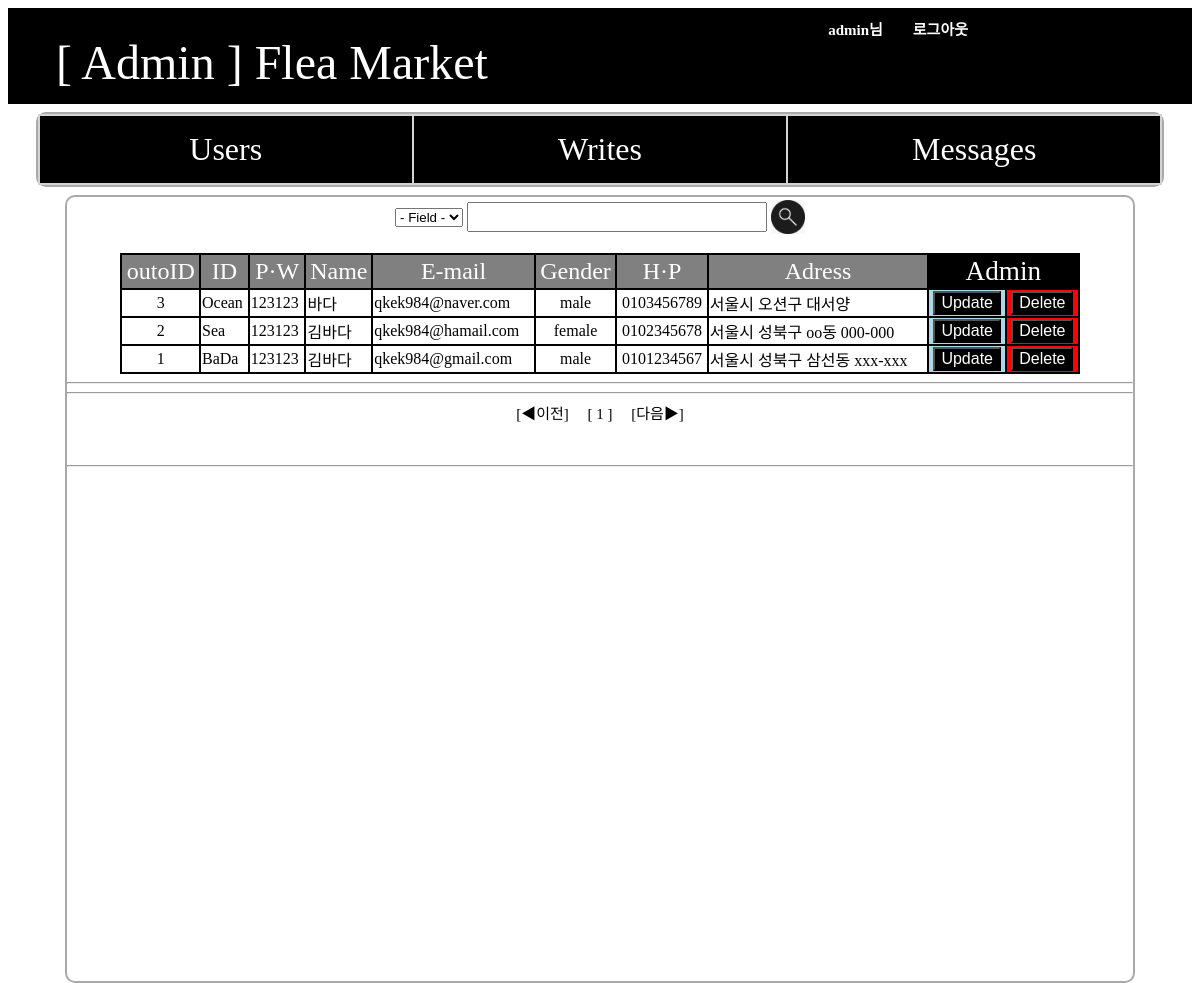
/adminpage.php (signed in), run on the app's committed database.
### tables this page shows
CREATE TABLE IF NOT EXISTS `users` (
  `outoID` int(11) NOT NULL,
  `id` varchar(40) DEFAULT NULL,
  `pass` varchar(40) DEFAULT NULL,
  `name` varchar(40) DEFAULT NULL,
  `email` varchar(40) DEFAULT NULL,
  `gender` varchar(10) DEFAULT NULL,
  `hp` varchar(20) DEFAULT NULL,
  `adress` varchar(100) DEFAULT NULL
);

### adminpage.php (the view, shortened to what this page needs)
<?php
$con= mysqli_connect('localhost','root','123123','pjdb');
$query = "SELECT * FROM users";
$mtotal=0;
$mview=9;
if(isset($_GET['mpage']) && $_GET['mpage'] !=""){
		$mpage = $_GET['mpage'];
}else{
	$mpage=1;
}
$result = mysqli_query($con,$query);
while($row = mysqli_fetch_array($result)){
	$mtotal++;
}
$mlink=ceil(($mtotal/$mview)+0.5);
$pagarray = get_page($mtotal,$mview,$mlink,$mpage);
function get_page($mtotal,$mview,$mlink,$mpage) {
  $p[total] = ceil($mtotal / $mview);
  $p[srt] = floor(($mpage -1) / $mlink) * $mlink +1;
  $p[end] = ($p[srt] + $mlink -1 > $p[total]) ? $p[total] : $p[srt] + $mlink -1;
  $p[prev] = ($mpage < $mlink) ? $p[srt] : $p[srt] -1;
  $p[next] = ($p[end] +1 > $p[total]) ? $p[end] : $p[end] +1;
  return $p;
}
?>
<html>
<body>
	<div style=" color:black; WIDTH: 100%; HEIGHT: 100%">
	<div id="header0">
<h1>
<?php
	echo $_SESSION['adminlogin']."님　　";
	echo "<a class=top href=logout.php>로그아웃　　</a>";
?>
</h1>
</div>
	<div class="header">
	<a class="flea" href="adminpage.php">　[ Admin ] Flea Market</a>
	</div>
	<div style="background-color:white; margin: 0.5em auto; width:95%;height:auto; border-radius:10px;border:2px solid darkgray;">
	<table class="menu" width="100%" cellpadding="15">
	<tr bgcolor="black">
	<td class="menu" WIDTH=33.3%><a class="linkmenu" href=adminpage.php>Users</a></td>
	<td class="menu" WIDTH=33.3%><a class="linkmenu" href=adminpage2.php>Writes</a></td>
	<td class="menu" WIDTH=33.3%><a class="linkmenu" href=adminpage3.php>Messages</a></td>
	</tr>
	</table>
	</div>
	<div style="background-color:white; margin: 0.5em auto; width:90%;height:100%; border-radius:10px;border:2px solid darkgray;">
	<center>
	<form method="post" action="<?php echo $_SERVER['PHP_SELF'];?>">
	<table>
	<tr>
	<td><select name="field" ailgn=center>
	<option value="">- Field -</option>
	</select></td>
	<td><input type="text" name="search" size="35" style="font-size:13pt; height:30px; width:300px"></td>
	<td><input type="image" name="btnsearch" value="검색" src="img/search.jpg" width="34" height="34" align="center">
	</td>
	</tr>
	</table>
	</form>
	<table width=90% bgcolor="black">
	<tr>
	<td class="key">outoID</td>
	<td class="key">ID</td>
	<td class="key">P·W</td>
	<td class="key">Name</td>
	<td class="key">E-mail</td>
	<td class="key">Gender</td>
	<td class="key">H·P</td>
	<td class="key">Adress</td>
	<td class="key2" colspan="2">Admin</td>
	</tr>
<?php
	$query = $query." ORDER BY outoID DESC";
	$result = mysqli_query($con,$query);
	$item=0;
	while($row = mysqli_fetch_array($result)){
	if($item >= (($mpage*9)-9)){
?>
	<tr bgcolor="white">
	<form method='post' action="<?php echo $_SERVER['PHP_SELF'];?>">
	<td style="text-align:center;"><?php echo $row[outoID];?></td>
	<td><?php echo $row[id];?></td>
	<td><?php echo $row[pass];?></td>
	<td><?php echo $row[name];?></td>
	<td><?php echo $row[email];?></td>
	<td style="text-align:center;"><?php echo $row[gender];?></td>
	<td style="text-align:center;"><?php echo $row[hp];?></td>
	<td><?php echo $row[adress];?></td>
	<td bgcolor=lightblue style="text-align:center;"><input type="submit" name="update" value="Update"></td>
	<td bgcolor=red style="text-align:center;"><input type="submit" name="delete" value="Delete"></td>
	</form>
	</tr>
<?php
	}
	$item++;
}
echo "</table><hr/>";
?>
	</center>
<?php
echo "<hr/><center>";
echo "<form method='post' action='".$_SERVER['PHP_SELF']."'>";
echo "<a class='item' href=adminpage.php?mpagearray=$pagarray[prev]> [◀이전]　</a>";
for($i=$pagarray[srt]; $i<=$pagarray[end]; $i++) {
	if($page==$i){
			echo "<a class='item' href=adminpage.php?mpage=$i><b> [ ".$i." ] </b></a>";
	}else{
		echo "<a class='item' href=adminpage.php?mpage=$i> [ ".$i." ] </a>";
	}
}
echo "<a class='item' href=adminpage.php?mpage=$i&mpagearray=$pagarray[next]>　[다음▶] </a>";
echo "</form>";
echo "<br/><hr/>";
echo "</center>";
?>
	</div>
</div>
</body>
</html>

### adminpage.php (style rules this page uses)
input[type="submit"] { font-size: 1em; color:white; background-color:black; }
a.item { font-size:15px; color:black; text-decoration:none; }
a.linkmenu { color:white; text-decoration:none; }
div.header { background-color:black; color:green; WIDTH: 100%; HEIGHT: 80px; TEXT-ALIGN: left; border-bottom:1px solid black; }
a.flea { color:white;text-decoration:none;font-size: 3em;font:bold; }
table.menu { font-size:100%;background:lightgray; }
td.menu { background:black; color:white; font-size:200%; margin:30px 30px; text-align:center; }
td.key { background:gray; color:white; font-size:150%; margin:30px 30px; text-align:center; }
td.key2 { background:black; color:white; font-size:170%; margin:30px 30px; text-align:center; }
#header0 { background:black; WIDTH: 100%; HEIGHT: 15px }
#header0 H1 { POSITION: absolute; TEXT-ALIGN: right; FONT-SIZE: 15px; WIDTH: 80%; COLOR: white; }
a.top { color:white;text-decoration:none;text-align:center;font:bold; }

### data on the page
users: outoID "3", id "Ocean", pass "123123", name "바다", email "qkek984@naver.com", gender "male", hp "0103456789", adress "서울시 오션구 대서양"
users: outoID "2", id "Sea", pass "123123", name "김바다", email "qkek984@hamail.com", gender "female", hp "0102345678", adress "서울시 성북구 oo동 000-000"
users: outoID "1", id "BaDa", pass "123123", name "김바다", email "qkek984@gmail.com", gender "male", hp "0101234567", adress "서울시 성북구 삼선동 xxx-xxx"

### other printed values
$_SESSION['adminlogin'] "admin"
